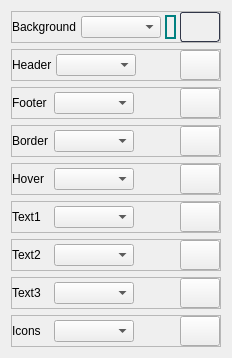
         <widget class="QWidget" name="theming_panel2">
          <property name="geometry">
           <rect>
            <x>0</x>
            <y>0</y>
            <width>217</width>
            <height>354</height>
           </rect>
          </property>
          <attribute name="label">
           <string>Panel2</string>
          </attribute>
          <layout class="QVBoxLayout" name="verticalLayout_7">
           <item>
            <widget class="QFrame" name="background_5">
             <property name="maximumSize">
              <size>
               <width>16777215</width>
               <height>16777215</height>
              </size>
             </property>
             <property name="frameShape">
              <enum>QFrame::StyledPanel</enum>
             </property>
             <property name="frameShadow">
              <enum>QFrame::Raised</enum>
             </property>
             <layout class="QHBoxLayout" name="horizontalLayout_31">
              <property name="spacing">
               <number>4</number>
              </property>
              <property name="leftMargin">
               <number>0</number>
              </property>
              <property name="topMargin">
               <number>0</number>
              </property>
              <property name="rightMargin">
               <number>0</number>
              </property>
              <property name="bottomMargin">
               <number>0</number>
              </property>
              <item>
               <widget class="QLabel" name="background_6">
                <property name="minimumSize">
                 <size>
                  <width>0</width>
                  <height>0</height>
                 </size>
                </property>
                <property name="maximumSize">
                 <size>
                  <width>70</width>
                  <height>16777215</height>
                 </size>
                </property>
                <property name="text">
                 <string>Background</string>
                </property>
               </widget>
              </item>
              <item>
               <widget class="QComboBox" name="changeSelectedColor_23">
                <property name="minimumSize">
                 <size>
                  <width>80</width>
                  <height>0</height>
                 </size>
                </property>
                <property name="maximumSize">
                 <size>
                  <width>80</width>
                  <height>16777215</height>
                 </size>
                </property>
               </widget>
              </item>
              <item>
               <widget class="QLabel" name="selectedColor_23">
                <property name="minimumSize">
                 <size>
                  <width>0</width>
                  <height>24</height>
                 </size>
                </property>
                <property name="maximumSize">
                 <size>
                  <width>50</width>
                  <height>24</height>
                 </size>
                </property>
                <property name="styleSheet">
                 <string notr="true">QLabel{
	border: 2px solid teal;
	border-radius: 12px;
}</string>
                </property>
                <property name="text">
                 <string/>
                </property>
               </widget>
              </item>
              <item>
               <widget class="QPushButton" name="colorPicker_23">
                <property name="minimumSize">
                 <size>
                  <width>40</width>
                  <height>30</height>
                 </size>
                </property>
                <property name="maximumSize">
                 <size>
                  <width>40</width>
                  <height>30</height>
                 </size>
                </property>
                <property name="cursor">
                 <cursorShape>PointingHandCursor</cursorShape>
                </property>
                <property name="styleSheet">
                 <string notr="true">QPushButton { 
	   border: 1px  solid  rgb(49, 54, 72);
	border-radius: 3px;
 background: qlineargradient(x1: 0, y1: 0, x2: 0, y2: 1,
                                stop: 0 #13161f, stop: 0.4 #161924,
                                stop: 0.5 #171c26, stop: 1.0 #1b202c);
}

QPushButton:hover{
	background:rgb(62, 62, 62);
	border-radius: 3px;
}</string>
                </property>
                <property name="text">
                 <string/>
                </property>
               </widget>
              </item>
             </layout>
            </widget>
           </item>
           <item>
            <widget class="QFrame" name="header_5">
             <property name="maximumSize">
              <size>
               <width>16777215</width>
               <height>16777215</height>
              </size>
             </property>
             <property name="frameShape">
              <enum>QFrame::StyledPanel</enum>
             </property>
             <property name="frameShadow">
              <enum>QFrame::Raised</enum>
             </property>
             <layout class="QHBoxLayout" name="horizontalLayout_39">
              <property name="spacing">
               <number>4</number>
              </property>
              <property name="leftMargin">
               <number>0</number>
              </property>
              <property name="topMargin">
               <number>0</number>
              </property>
              <property name="rightMargin">
               <number>0</number>
              </property>
              <property name="bottomMargin">
               <number>0</number>
              </property>
              <item>
               <widget class="QLabel" name="header_6">
                <property name="minimumSize">
                 <size>
                  <width>0</width>
                  <height>0</height>
                 </size>
                </property>
                <property name="maximumSize">
                 <size>
                  <width>70</width>
                  <height>16777215</height>
                 </size>
                </property>
                <property name="text">
                 <string>Header</string>
                </property>
               </widget>
              </item>
              <item>
               <widget class="QComboBox" name="changeSelectedColor_25">
                <property name="minimumSize">
                 <size>
                  <width>80</width>
                  <height>0</height>
                 </size>
                </property>
                <property name="maximumSize">
                 <size>
                  <width>80</width>
                  <height>16777215</height>
                 </size>
                </property>
               </widget>
              </item>
              <item>
               <widget class="QLabel" name="selectedColor_25">
                <property name="minimumSize">
                 <size>
                  <width>0</width>
                  <height>24</height>
                 </size>
                </property>
                <property name="maximumSize">
                 <size>
                  <width>50</width>
                  <height>24</height>
                 </size>
                </property>
                <property name="text">
                 <string/>
                </property>
               </widget>
              </item>
              <item>
               <widget class="QPushButton" name="colorPicker_25">
                <property name="minimumSize">
                 <size>
                  <width>40</width>
                  <height>30</height>
                 </size>
                </property>
                <property name="maximumSize">
                 <size>
                  <width>40</width>
                  <height>30</height>
                 </size>
                </property>
                <property name="cursor">
                 <cursorShape>PointingHandCursor</cursorShape>
                </property>
                <property name="text">
                 <string/>
                </property>
               </widget>
              </item>
             </layout>
            </widget>
           </item>
           <item>
            <widget class="QFrame" name="footer_5">
             <property name="maximumSize">
              <size>
               <width>16777215</width>
               <height>16777215</height>
              </size>
             </property>
             <property name="frameShape">
              <enum>QFrame::StyledPanel</enum>
             </property>
             <property name="frameShadow">
              <enum>QFrame::Raised</enum>
             </property>
             <layout class="QHBoxLayout" name="horizontalLayout_41">
              <property name="spacing">
               <number>4</number>
              </property>
              <property name="leftMargin">
               <number>0</number>
              </property>
              <property name="topMargin">
               <number>0</number>
              </property>
              <property name="rightMargin">
               <number>0</number>
              </property>
              <property name="bottomMargin">
               <number>0</number>
              </property>
              <item>
               <widget class="QLabel" name="footer_6">
                <property name="minimumSize">
                 <size>
                  <width>0</width>
                  <height>0</height>
                 </size>
                </property>
                <property name="maximumSize">
                 <size>
                  <width>70</width>
                  <height>16777215</height>
                 </size>
                </property>
                <property name="text">
                 <string>Footer</string>
                </property>
               </widget>
              </item>
              <item>
               <widget class="QComboBox" name="changeSelectedColor_27">
                <property name="minimumSize">
                 <size>
                  <width>80</width>
                  <height>0</height>
                 </size>
                </property>
                <property name="maximumSize">
                 <size>
                  <width>80</width>
                  <height>16777215</height>
                 </size>
                </property>
               </widget>
              </item>
              <item>
               <widget class="QLabel" name="selectedColor_27">
                <property name="minimumSize">
                 <size>
                  <width>0</width>
                  <height>24</height>
                 </size>
                </property>
                <property name="maximumSize">
                 <size>
                  <width>50</width>
                  <height>24</height>
                 </size>
                </property>
                <property name="text">
                 <string/>
                </property>
               </widget>
              </item>
              <item>
               <widget class="QPushButton" name="colorPicker_27">
                <property name="minimumSize">
                 <size>
                  <width>40</width>
                  <height>30</height>
                 </size>
                </property>
                <property name="maximumSize">
                 <size>
                  <width>40</width>
                  <height>30</height>
                 </size>
                </property>
                <property name="cursor">
                 <cursorShape>PointingHandCursor</cursorShape>
                </property>
                <property name="text">
                 <string/>
                </property>
               </widget>
              </item>
             </layout>
            </widget>
           </item>
           <item>
            <widget class="QFrame" name="border_5">
             <property name="maximumSize">
              <size>
               <width>16777215</width>
               <height>16777215</height>
              </size>
             </property>
             <property name="frameShape">
              <enum>QFrame::StyledPanel</enum>
             </property>
             <property name="frameShadow">
              <enum>QFrame::Raised</enum>
             </property>
             <layout class="QHBoxLayout" name="horizontalLayout_29">
              <property name="spacing">
               <number>4</number>
              </property>
              <property name="leftMargin">
               <number>0</number>
              </property>
              <property name="topMargin">
               <number>0</number>
              </property>
              <property name="rightMargin">
               <number>0</number>
              </property>
              <property name="bottomMargin">
               <number>0</number>
              </property>
              <item>
               <widget class="QLabel" name="border_6">
                <property name="minimumSize">
                 <size>
                  <width>0</width>
                  <height>0</height>
                 </size>
                </property>
                <property name="maximumSize">
                 <size>
                  <width>70</width>
                  <height>16777215</height>
                 </size>
                </property>
                <property name="text">
                 <string>Border</string>
                </property>
               </widget>
              </item>
              <item>
               <widget class="QComboBox" name="changeSelectedColor_21">
                <property name="minimumSize">
                 <size>
                  <width>80</width>
                  <height>0</height>
                 </size>
                </property>
                <property name="maximumSize">
                 <size>
                  <width>80</width>
                  <height>16777215</height>
                 </size>
                </property>
               </widget>
              </item>
              <item>
               <widget class="QLabel" name="selectedColor_21">
                <property name="minimumSize">
                 <size>
                  <width>0</width>
                  <height>24</height>
                 </size>
                </property>
                <property name="maximumSize">
                 <size>
                  <width>50</width>
                  <height>24</height>
                 </size>
                </property>
                <property name="text">
                 <string/>
                </property>
               </widget>
              </item>
              <item>
               <widget class="QPushButton" name="colorPicker_21">
                <property name="minimumSize">
                 <size>
                  <width>40</width>
                  <height>30</height>
                 </size>
                </property>
                <property name="maximumSize">
                 <size>
                  <width>40</width>
                  <height>30</height>
                 </size>
                </property>
                <property name="cursor">
                 <cursorShape>PointingHandCursor</cursorShape>
                </property>
                <property name="text">
                 <string/>
                </property>
               </widget>
              </item>
             </layout>
            </widget>
           </item>
           <item>
            <widget class="QFrame" name="hover_5">
             <property name="maximumSize">
              <size>
               <width>16777215</width>
               <height>16777215</height>
              </size>
             </property>
             <property name="frameShape">
              <enum>QFrame::StyledPanel</enum>
             </property>
             <property name="frameShadow">
              <enum>QFrame::Raised</enum>
             </property>
             <layout class="QHBoxLayout" name="horizontalLayout_38">
              <property name="spacing">
               <number>4</number>
              </property>
              <property name="leftMargin">
               <number>0</number>
              </property>
              <property name="topMargin">
               <number>0</number>
              </property>
              <property name="rightMargin">
               <number>0</number>
              </property>
              <property name="bottomMargin">
               <number>0</number>
              </property>
              <item>
               <widget class="QLabel" name="hover_6">
                <property name="minimumSize">
                 <size>
                  <width>0</width>
                  <height>0</height>
                 </size>
                </property>
                <property name="maximumSize">
                 <size>
                  <width>70</width>
                  <height>16777215</height>
                 </size>
                </property>
                <property name="text">
                 <string>Hover</string>
                </property>
               </widget>
              </item>
              <item>
               <widget class="QComboBox" name="changeSelectedColor_24">
                <property name="minimumSize">
                 <size>
                  <width>80</width>
                  <height>0</height>
                 </size>
                </property>
                <property name="maximumSize">
                 <size>
                  <width>80</width>
                  <height>16777215</height>
                 </size>
                </property>
               </widget>
              </item>
              <item>
               <widget class="QLabel" name="selectedColor_24">
                <property name="minimumSize">
                 <size>
                  <width>0</width>
                  <height>24</height>
                 </size>
                </property>
                <property name="maximumSize">
                 <size>
                  <width>50</width>
                  <height>24</height>
                 </size>
                </property>
                <property name="text">
                 <string/>
                </property>
               </widget>
              </item>
              <item>
               <widget class="QPushButton" name="colorPicker_24">
                <property name="minimumSize">
                 <size>
                  <width>40</width>
                  <height>30</height>
                 </size>
                </property>
                <property name="maximumSize">
                 <size>
                  <width>40</width>
                  <height>30</height>
                 </size>
                </property>
                <property name="cursor">
                 <cursorShape>PointingHandCursor</cursorShape>
                </property>
                <property name="text">
                 <string/>
                </property>
               </widget>
              </item>
             </layout>
            </widget>
           </item>
           <item>
            <widget class="QFrame" name="text1_5">
             <property name="maximumSize">
              <size>
               <width>16777215</width>
               <height>16777215</height>
              </size>
             </property>
             <property name="frameShape">
              <enum>QFrame::StyledPanel</enum>
             </property>
             <property name="frameShadow">
              <enum>QFrame::Raised</enum>
             </property>
             <layout class="QHBoxLayout" name="horizontalLayout_25">
              <property name="spacing">
               <number>4</number>
              </property>
              <property name="leftMargin">
               <number>0</number>
              </property>
              <property name="topMargin">
               <number>0</number>
              </property>
              <property name="rightMargin">
               <number>0</number>
              </property>
              <property name="bottomMargin">
               <number>0</number>
              </property>
              <item>
               <widget class="QLabel" name="text1_6">
                <property name="minimumSize">
                 <size>
                  <width>0</width>
                  <height>0</height>
                 </size>
                </property>
                <property name="maximumSize">
                 <size>
                  <width>70</width>
                  <height>16777215</height>
                 </size>
                </property>
                <property name="text">
                 <string>Text1</string>
                </property>
               </widget>
              </item>
              <item>
               <widget class="QComboBox" name="changeSelectedColor_19">
                <property name="minimumSize">
                 <size>
                  <width>80</width>
                  <height>0</height>
                 </size>
                </property>
                <property name="maximumSize">
                 <size>
                  <width>80</width>
                  <height>16777215</height>
                 </size>
                </property>
               </widget>
              </item>
              <item>
               <widget class="QLabel" name="selectedColor_19">
                <property name="minimumSize">
                 <size>
                  <width>0</width>
                  <height>24</height>
                 </size>
                </property>
                <property name="maximumSize">
                 <size>
                  <width>50</width>
                  <height>24</height>
                 </size>
                </property>
                <property name="text">
                 <string/>
                </property>
               </widget>
              </item>
              <item>
               <widget class="QPushButton" name="colorPicker_19">
                <property name="minimumSize">
                 <size>
                  <width>40</width>
                  <height>30</height>
                 </size>
                </property>
                <property name="maximumSize">
                 <size>
                  <width>40</width>
                  <height>30</height>
                 </size>
                </property>
                <property name="cursor">
                 <cursorShape>PointingHandCursor</cursorShape>
                </property>
                <property name="text">
                 <string/>
                </property>
               </widget>
              </item>
             </layout>
            </widget>
           </item>
           <item>
            <widget class="QFrame" name="text2_5">
             <property name="maximumSize">
              <size>
               <width>16777215</width>
               <height>16777215</height>
              </size>
             </property>
             <property name="frameShape">
              <enum>QFrame::StyledPanel</enum>
             </property>
             <property name="frameShadow">
              <enum>QFrame::Raised</enum>
             </property>
             <layout class="QHBoxLayout" name="horizontalLayout_30">
              <property name="spacing">
               <number>4</number>
              </property>
              <property name="leftMargin">
               <number>0</number>
              </property>
              <property name="topMargin">
               <number>0</number>
              </property>
              <property name="rightMargin">
               <number>0</number>
              </property>
              <property name="bottomMargin">
               <number>0</number>
              </property>
              <item>
               <widget class="QLabel" name="text2_6">
                <property name="minimumSize">
                 <size>
                  <width>0</width>
                  <height>0</height>
                 </size>
                </property>
                <property name="maximumSize">
                 <size>
                  <width>70</width>
                  <height>16777215</height>
                 </size>
                </property>
                <property name="text">
                 <string>Text2</string>
                </property>
               </widget>
              </item>
              <item>
               <widget class="QComboBox" name="changeSelectedColor_22">
                <property name="minimumSize">
                 <size>
                  <width>80</width>
                  <height>0</height>
                 </size>
                </property>
                <property name="maximumSize">
                 <size>
                  <width>80</width>
                  <height>16777215</height>
                 </size>
                </property>
               </widget>
              </item>
              <item>
               <widget class="QLabel" name="selectedColor_22">
                <property name="minimumSize">
                 <size>
                  <width>0</width>
                  <height>24</height>
                 </size>
                </property>
                <property name="maximumSize">
                 <size>
                  <width>50</width>
                  <height>24</height>
                 </size>
                </property>
                <property name="text">
                 <string/>
                </property>
               </widget>
              </item>
              <item>
               <widget class="QPushButton" name="colorPicker_22">
                <property name="minimumSize">
                 <size>
                  <width>40</width>
                  <height>30</height>
                 </size>
                </property>
                <property name="maximumSize">
                 <size>
                  <width>40</width>
                  <height>30</height>
                 </size>
                </property>
                <property name="cursor">
                 <cursorShape>PointingHandCursor</cursorShape>
                </property>
                <property name="text">
                 <string/>
                </property>
               </widget>
              </item>
             </layout>
            </widget>
           </item>
           <item>
            <widget class="QFrame" name="text3_5">
             <property name="maximumSize">
              <size>
               <width>16777215</width>
               <height>16777215</height>
              </size>
             </property>
             <property name="frameShape">
              <enum>QFrame::StyledPanel</enum>
             </property>
             <property name="frameShadow">
              <enum>QFrame::Raised</enum>
             </property>
             <layout class="QHBoxLayout" name="horizontalLayout_40">
              <property name="spacing">
               <number>4</number>
              </property>
              <property name="leftMargin">
               <number>0</number>
              </property>
              <property name="topMargin">
               <number>0</number>
              </property>
              <property name="rightMargin">
               <number>0</number>
              </property>
              <property name="bottomMargin">
               <number>0</number>
              </property>
              <item>
               <widget class="QLabel" name="text3_6">
                <property name="minimumSize">
                 <size>
                  <width>0</width>
                  <height>0</height>
                 </size>
                </property>
                <property name="maximumSize">
                 <size>
                  <width>70</width>
                  <height>16777215</height>
                 </size>
                </property>
                <property name="text">
                 <string>Text3</string>
                </property>
               </widget>
              </item>
              <item>
               <widget class="QComboBox" name="changeSelectedColor_26">
                <property name="minimumSize">
                 <size>
                  <width>80</width>
                  <height>0</height>
                 </size>
                </property>
                <property name="maximumSize">
                 <size>
                  <width>80</width>
                  <height>16777215</height>
                 </size>
                </property>
               </widget>
              </item>
              <item>
               <widget class="QLabel" name="selectedColor_26">
                <property name="minimumSize">
                 <size>
                  <width>0</width>
                  <height>24</height>
                 </size>
                </property>
                <property name="maximumSize">
                 <size>
                  <width>50</width>
                  <height>24</height>
                 </size>
                </property>
                <property name="text">
                 <string/>
                </property>
               </widget>
              </item>
              <item>
               <widget class="QPushButton" name="colorPicker_26">
                <property name="minimumSize">
                 <size>
                  <width>40</width>
                  <height>30</height>
                 </size>
                </property>
                <property name="maximumSize">
                 <size>
                  <width>40</width>
                  <height>30</height>
                 </size>
                </property>
                <property name="cursor">
                 <cursorShape>PointingHandCursor</cursorShape>
                </property>
                <property name="text">
                 <string/>
                </property>
               </widget>
              </item>
             </layout>
            </widget>
           </item>
           <item>
            <widget class="QFrame" name="icons_5">
             <property name="maximumSize">
              <size>
               <width>16777215</width>
               <height>16777215</height>
              </size>
             </property>
             <property name="frameShape">
              <enum>QFrame::StyledPanel</enum>
             </property>
             <property name="frameShadow">
              <enum>QFrame::Raised</enum>
             </property>
             <layout class="QHBoxLayout" name="horizontalLayout_28">
              <property name="spacing">
               <number>4</number>
              </property>
              <property name="leftMargin">
               <number>0</number>
              </property>
              <property name="topMargin">
               <number>0</number>
              </property>
              <property name="rightMargin">
               <number>0</number>
              </property>
              <property name="bottomMargin">
               <number>0</number>
              </property>
              <item>
               <widget class="QLabel" name="icons_6">
                <property name="minimumSize">
                 <size>
                  <width>0</width>
                  <height>0</height>
                 </size>
                </property>
                <property name="maximumSize">
                 <size>
                  <width>70</width>
                  <height>16777215</height>
                 </size>
                </property>
                <property name="text">
                 <string>Icons</string>
                </property>
               </widget>
              </item>
              <item>
               <widget class="QComboBox" name="changeSelectedColor_20">
                <property name="minimumSize">
                 <size>
                  <width>80</width>
                  <height>0</height>
                 </size>
                </property>
                <property name="maximumSize">
                 <size>
                  <width>80</width>
                  <height>16777215</height>
                 </size>
                </property>
               </widget>
              </item>
              <item>
               <widget class="QLabel" name="selectedColor_20">
                <property name="minimumSize">
                 <size>
                  <width>0</width>
                  <height>24</height>
                 </size>
                </property>
                <property name="maximumSize">
                 <size>
                  <width>50</width>
                  <height>24</height>
                 </size>
                </property>
                <property name="text">
                 <string/>
                </property>
               </widget>
              </item>
              <item>
               <widget class="QPushButton" name="colorPicker_20">
                <property name="minimumSize">
                 <size>
                  <width>40</width>
                  <height>30</height>
                 </size>
                </property>
                <property name="maximumSize">
                 <size>
                  <width>40</width>
                  <height>30</height>
                 </size>
                </property>
                <property name="cursor">
                 <cursorShape>PointingHandCursor</cursorShape>
                </property>
                <property name="text">
                 <string/>
                </property>
               </widget>
              </item>
             </layout>
            </widget>
           </item>
          </layout>
         </widget>
